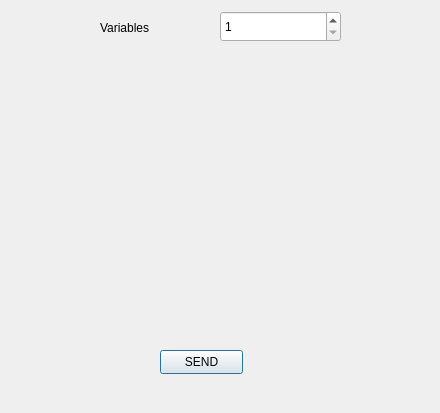
<?xml version="1.0" encoding="UTF-8"?>
<ui version="4.0">
 <class>Dialog</class>
 <widget class="QDialog" name="Dialog">
  <property name="geometry">
   <rect>
    <x>0</x>
    <y>0</y>
    <width>440</width>
    <height>413</height>
   </rect>
  </property>
  <property name="windowTitle">
   <string>Dialog</string>
  </property>
  <widget class="QWidget" name="gridLayoutWidget">
   <property name="geometry">
    <rect>
     <x>20</x>
     <y>60</y>
     <width>391</width>
     <height>271</height>
    </rect>
   </property>
   <layout class="QGridLayout" name="gridLayout"/>
  </widget>
  <widget class="QPushButton" name="pbSend">
   <property name="geometry">
    <rect>
     <x>160</x>
     <y>350</y>
     <width>83</width>
     <height>24</height>
    </rect>
   </property>
   <property name="text">
    <string>SEND</string>
   </property>
  </widget>
  <widget class="QSpinBox" name="spVars">
   <property name="geometry">
    <rect>
     <x>220</x>
     <y>11</y>
     <width>121</width>
     <height>31</height>
    </rect>
   </property>
   <property name="minimum">
    <number>1</number>
   </property>
   <property name="maximum">
    <number>12</number>
   </property>
  </widget>
  <widget class="QLabel" name="label">
   <property name="geometry">
    <rect>
     <x>100</x>
     <y>20</y>
     <width>91</width>
     <height>16</height>
    </rect>
   </property>
   <property name="text">
    <string>Variables</string>
   </property>
  </widget>
 </widget>
 <resources/>
 <connections/>
</ui>
